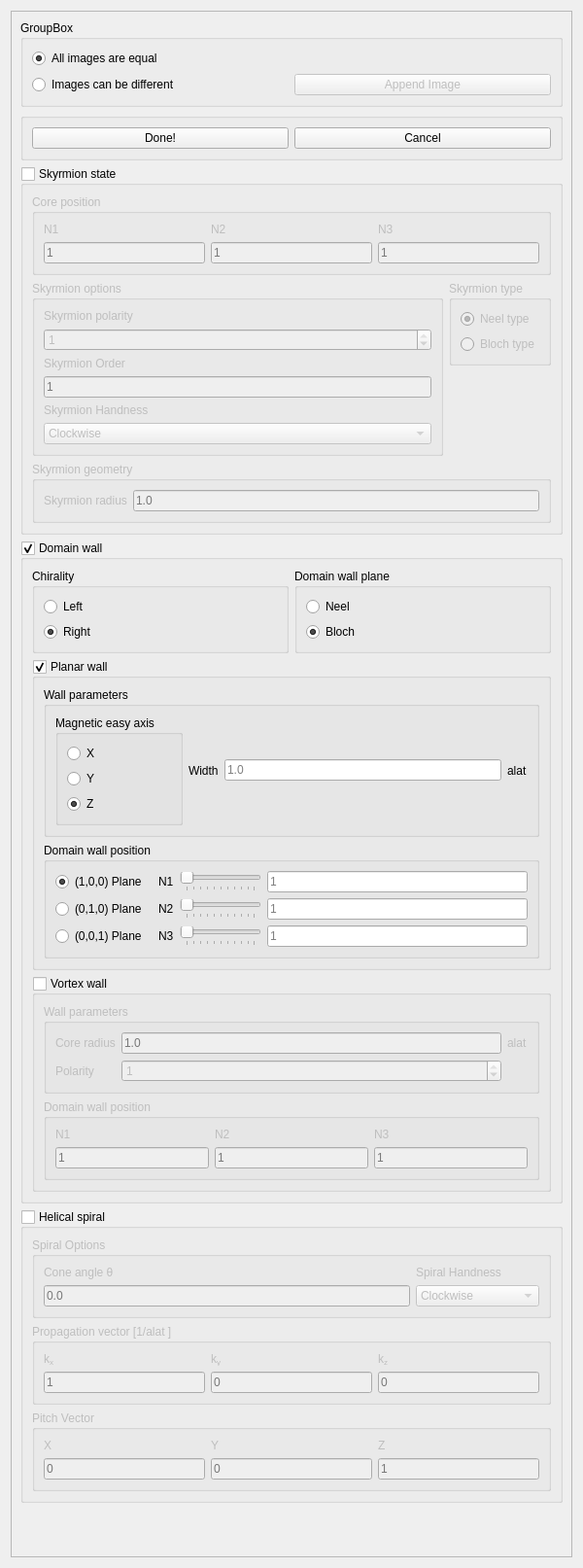
<?xml version="1.0" encoding="UTF-8"?>
<ui version="4.0">
 <class>InpRestartCreate</class>
 <widget class="QDialog" name="InpRestartCreate">
  <property name="geometry">
   <rect>
    <x>0</x>
    <y>0</y>
    <width>600</width>
    <height>1613</height>
   </rect>
  </property>
  <property name="minimumSize">
   <size>
    <width>600</width>
    <height>600</height>
   </size>
  </property>
  <property name="windowTitle">
   <string>Restartfile Creator</string>
  </property>
  <layout class="QVBoxLayout" name="verticalLayout_5">
   <item>
    <widget class="QScrollArea" name="scrollArea">
     <property name="widgetResizable">
      <bool>true</bool>
     </property>
     <widget class="QWidget" name="scrollAreaWidgetContents">
      <property name="geometry">
       <rect>
        <x>0</x>
        <y>0</y>
        <width>574</width>
        <height>1624</height>
       </rect>
      </property>
      <layout class="QVBoxLayout" name="verticalLayout_8">
       <item>
        <widget class="QGroupBox" name="groupBox">
         <property name="title">
          <string>GroupBox</string>
         </property>
         <layout class="QGridLayout" name="gridLayout_10">
          <item row="1" column="0">
           <widget class="QRadioButton" name="InpRestSingleEnsButton">
            <property name="text">
             <string>Images can be different</string>
            </property>
            <attribute name="buttonGroup">
             <string notr="true">EnsButtonGroup</string>
            </attribute>
           </widget>
          </item>
          <item row="0" column="0">
           <widget class="QRadioButton" name="InpRestFullEnsButton">
            <property name="text">
             <string>All images are equal</string>
            </property>
            <property name="checked">
             <bool>true</bool>
            </property>
            <attribute name="buttonGroup">
             <string notr="true">EnsButtonGroup</string>
            </attribute>
           </widget>
          </item>
          <item row="1" column="1">
           <widget class="QPushButton" name="InpRestAppendButton">
            <property name="enabled">
             <bool>false</bool>
            </property>
            <property name="text">
             <string>Append Image</string>
            </property>
           </widget>
          </item>
         </layout>
        </widget>
       </item>
       <item>
        <widget class="QGroupBox" name="FinisButtonBox">
         <property name="title">
          <string/>
         </property>
         <layout class="QHBoxLayout" name="horizontalLayout">
          <item>
           <widget class="QPushButton" name="InpRestartDone">
            <property name="text">
             <string>Done!</string>
            </property>
           </widget>
          </item>
          <item>
           <widget class="QPushButton" name="InpRestartCancel">
            <property name="text">
             <string>Cancel</string>
            </property>
           </widget>
          </item>
         </layout>
        </widget>
       </item>
       <item>
        <widget class="QGroupBox" name="SkxOptBox">
         <property name="toolTip">
          <string>&lt;html&gt;&lt;head/&gt;&lt;body&gt;&lt;p&gt;Generate a general skyrmion profile&lt;/p&gt;&lt;/body&gt;&lt;/html&gt;</string>
         </property>
         <property name="statusTip">
          <string>&lt;html&gt;&lt;head/&gt;&lt;body&gt;&lt;p&gt;Generate a general skyrmion profile&lt;/p&gt;&lt;/body&gt;&lt;/html&gt;</string>
         </property>
         <property name="whatsThis">
          <string>&lt;html&gt;&lt;head/&gt;&lt;body&gt;&lt;p&gt;Generate a general skyrmion profile&lt;/p&gt;&lt;/body&gt;&lt;/html&gt;</string>
         </property>
         <property name="title">
          <string>Skyrmion state</string>
         </property>
         <property name="checkable">
          <bool>true</bool>
         </property>
         <property name="checked">
          <bool>false</bool>
         </property>
         <layout class="QGridLayout" name="gridLayout_6">
          <item row="3" column="0" colspan="2">
           <widget class="QGroupBox" name="SkyrGeoBox">
            <property name="title">
             <string>Skyrmion geometry</string>
            </property>
            <layout class="QHBoxLayout" name="horizontalLayout_2">
             <item>
              <widget class="QLabel" name="InpSkxRadLabel">
               <property name="text">
                <string>Skyrmion radius</string>
               </property>
              </widget>
             </item>
             <item>
              <widget class="QLineEdit" name="InpSkxRad">
               <property name="placeholderText">
                <string>1.0</string>
               </property>
              </widget>
             </item>
            </layout>
           </widget>
          </item>
          <item row="0" column="0" colspan="2">
           <widget class="QGroupBox" name="SkxPosBox">
            <property name="title">
             <string>Core position</string>
            </property>
            <layout class="QGridLayout" name="gridLayout_5">
             <item row="1" column="0">
              <widget class="QLineEdit" name="SkPosN1">
               <property name="placeholderText">
                <string>1</string>
               </property>
              </widget>
             </item>
             <item row="0" column="0">
              <widget class="QLabel" name="SkPosN1Label">
               <property name="text">
                <string>N1</string>
               </property>
              </widget>
             </item>
             <item row="0" column="2">
              <widget class="QLabel" name="SkPosN3Label">
               <property name="text">
                <string>N3</string>
               </property>
              </widget>
             </item>
             <item row="0" column="1">
              <widget class="QLabel" name="SkPosN2Label">
               <property name="text">
                <string>N2</string>
               </property>
              </widget>
             </item>
             <item row="1" column="1">
              <widget class="QLineEdit" name="SkPosN2">
               <property name="placeholderText">
                <string>1</string>
               </property>
              </widget>
             </item>
             <item row="1" column="2">
              <widget class="QLineEdit" name="SkPosN3">
               <property name="placeholderText">
                <string>1</string>
               </property>
              </widget>
             </item>
            </layout>
           </widget>
          </item>
          <item row="1" column="0" rowspan="2">
           <widget class="QGroupBox" name="SkyrTopBox">
            <property name="title">
             <string>Skyrmion options</string>
            </property>
            <layout class="QVBoxLayout" name="verticalLayout_7">
             <item>
              <widget class="QLabel" name="InpSkyrPolLabel">
               <property name="text">
                <string>Skyrmion polarity</string>
               </property>
              </widget>
             </item>
             <item>
              <widget class="QSpinBox" name="InpSkyrPol">
               <property name="minimum">
                <number>-1</number>
               </property>
               <property name="maximum">
                <number>1</number>
               </property>
               <property name="singleStep">
                <number>2</number>
               </property>
               <property name="value">
                <number>1</number>
               </property>
              </widget>
             </item>
             <item>
              <widget class="QLabel" name="InpSkyrOrderLabel">
               <property name="text">
                <string>Skyrmion Order</string>
               </property>
              </widget>
             </item>
             <item>
              <widget class="QLineEdit" name="InpSkyrOrder">
               <property name="placeholderText">
                <string>1</string>
               </property>
              </widget>
             </item>
             <item>
              <widget class="QLabel" name="InpSkyrHandLabel">
               <property name="text">
                <string>Skyrmion Handness</string>
               </property>
              </widget>
             </item>
             <item>
              <widget class="QComboBox" name="InpSkyrHand">
               <property name="currentText">
                <string>Clockwise</string>
               </property>
               <property name="currentIndex">
                <number>0</number>
               </property>
               <property name="maxVisibleItems">
                <number>2</number>
               </property>
               <item>
                <property name="text">
                 <string>Clockwise</string>
                </property>
               </item>
               <item>
                <property name="text">
                 <string>Counterclockwise</string>
                </property>
               </item>
              </widget>
             </item>
            </layout>
           </widget>
          </item>
          <item row="1" column="1">
           <widget class="QGroupBox" name="SkyrTypeBox">
            <property name="title">
             <string>Skyrmion type</string>
            </property>
            <layout class="QVBoxLayout" name="verticalLayout_6">
             <item>
              <widget class="QRadioButton" name="SkxTypeNeel">
               <property name="text">
                <string>Neel type</string>
               </property>
               <property name="checked">
                <bool>true</bool>
               </property>
               <attribute name="buttonGroup">
                <string notr="true">SkyrTypeButtoonGroup</string>
               </attribute>
              </widget>
             </item>
             <item>
              <widget class="QRadioButton" name="SkxTypeBloch">
               <property name="text">
                <string>Bloch type</string>
               </property>
               <property name="checked">
                <bool>false</bool>
               </property>
               <attribute name="buttonGroup">
                <string notr="true">SkyrTypeButtoonGroup</string>
               </attribute>
              </widget>
             </item>
            </layout>
           </widget>
          </item>
         </layout>
        </widget>
       </item>
       <item>
        <widget class="QGroupBox" name="DWOptBox">
         <property name="title">
          <string>Domain wall</string>
         </property>
         <property name="checkable">
          <bool>true</bool>
         </property>
         <layout class="QGridLayout" name="gridLayout_7">
          <item row="1" column="0" colspan="2">
           <widget class="QGroupBox" name="InpDwTypeBox">
            <property name="title">
             <string>Planar wall</string>
            </property>
            <property name="checkable">
             <bool>true</bool>
            </property>
            <layout class="QVBoxLayout" name="verticalLayout">
             <item>
              <widget class="QGroupBox" name="DWPlanarParaBox">
               <property name="title">
                <string>Wall parameters</string>
               </property>
               <property name="checkable">
                <bool>false</bool>
               </property>
               <layout class="QGridLayout" name="gridLayout_4">
                <item row="0" column="1">
                 <widget class="QLabel" name="InpDWWidthLabel">
                  <property name="text">
                   <string>Width</string>
                  </property>
                 </widget>
                </item>
                <item row="0" column="2">
                 <widget class="QLineEdit" name="InpDWWidth">
                  <property name="placeholderText">
                   <string>1.0</string>
                  </property>
                 </widget>
                </item>
                <item row="0" column="3">
                 <widget class="QLabel" name="DWwidthalatlabel">
                  <property name="text">
                   <string>alat</string>
                  </property>
                 </widget>
                </item>
                <item row="0" column="0">
                 <widget class="QGroupBox" name="InpDWMagBox">
                  <property name="title">
                   <string>Magnetic easy axis</string>
                  </property>
                  <layout class="QGridLayout" name="gridLayout_2">
                   <item row="0" column="0">
                    <widget class="QRadioButton" name="InpDwMagMx">
                     <property name="text">
                      <string>X</string>
                     </property>
                     <attribute name="buttonGroup">
                      <string notr="true">DwEasyAxisGroup</string>
                     </attribute>
                    </widget>
                   </item>
                   <item row="1" column="0">
                    <widget class="QRadioButton" name="InpDwMagMy">
                     <property name="text">
                      <string>Y</string>
                     </property>
                     <attribute name="buttonGroup">
                      <string notr="true">DwEasyAxisGroup</string>
                     </attribute>
                    </widget>
                   </item>
                   <item row="2" column="0">
                    <widget class="QRadioButton" name="InpDwMagMz">
                     <property name="text">
                      <string>Z</string>
                     </property>
                     <property name="checked">
                      <bool>true</bool>
                     </property>
                     <attribute name="buttonGroup">
                      <string notr="true">DwEasyAxisGroup</string>
                     </attribute>
                    </widget>
                   </item>
                  </layout>
                 </widget>
                </item>
               </layout>
              </widget>
             </item>
             <item>
              <widget class="QGroupBox" name="IndDwPlanarPos">
               <property name="title">
                <string>Domain wall position</string>
               </property>
               <layout class="QGridLayout" name="gridLayout_9">
                <item row="1" column="2">
                 <widget class="QLabel" name="InpDWPosN2Label">
                  <property name="text">
                   <string>N2</string>
                  </property>
                 </widget>
                </item>
                <item row="0" column="2">
                 <widget class="QLabel" name="InpDWPosN1Label">
                  <property name="text">
                   <string>N1</string>
                  </property>
                 </widget>
                </item>
                <item row="2" column="0">
                 <widget class="QRadioButton" name="DWPlane_z">
                  <property name="text">
                   <string>(0,0,1) Plane</string>
                  </property>
                  <attribute name="buttonGroup">
                   <string notr="true">DWPlaneGroup</string>
                  </attribute>
                 </widget>
                </item>
                <item row="1" column="0">
                 <widget class="QRadioButton" name="DWPlane_y">
                  <property name="text">
                   <string>(0,1,0) Plane</string>
                  </property>
                  <attribute name="buttonGroup">
                   <string notr="true">DWPlaneGroup</string>
                  </attribute>
                 </widget>
                </item>
                <item row="2" column="2">
                 <widget class="QLabel" name="InpDWPosN3Label">
                  <property name="text">
                   <string>N3</string>
                  </property>
                 </widget>
                </item>
                <item row="0" column="3" colspan="2">
                 <widget class="QSlider" name="InpDWPosN1Slider">
                  <property name="orientation">
                   <enum>Qt::Horizontal</enum>
                  </property>
                  <property name="tickPosition">
                   <enum>QSlider::TicksBelow</enum>
                  </property>
                 </widget>
                </item>
                <item row="1" column="5">
                 <widget class="QLineEdit" name="InpDWPosN2">
                  <property name="placeholderText">
                   <string>1</string>
                  </property>
                 </widget>
                </item>
                <item row="0" column="0" colspan="2">
                 <widget class="QRadioButton" name="DWPlane_x">
                  <property name="text">
                   <string>(1,0,0) Plane</string>
                  </property>
                  <property name="checked">
                   <bool>true</bool>
                  </property>
                  <attribute name="buttonGroup">
                   <string notr="true">DWPlaneGroup</string>
                  </attribute>
                 </widget>
                </item>
                <item row="2" column="5">
                 <widget class="QLineEdit" name="InpDWPosN3">
                  <property name="placeholderText">
                   <string>1</string>
                  </property>
                 </widget>
                </item>
                <item row="0" column="5">
                 <widget class="QLineEdit" name="InpDWPosN1">
                  <property name="placeholderText">
                   <string>1</string>
                  </property>
                 </widget>
                </item>
                <item row="1" column="3" colspan="2">
                 <widget class="QSlider" name="InpDWPosN2Slider">
                  <property name="orientation">
                   <enum>Qt::Horizontal</enum>
                  </property>
                  <property name="tickPosition">
                   <enum>QSlider::TicksBelow</enum>
                  </property>
                 </widget>
                </item>
                <item row="2" column="3" colspan="2">
                 <widget class="QSlider" name="InpDWPosN3Slider">
                  <property name="orientation">
                   <enum>Qt::Horizontal</enum>
                  </property>
                  <property name="tickPosition">
                   <enum>QSlider::TicksBelow</enum>
                  </property>
                 </widget>
                </item>
               </layout>
              </widget>
             </item>
            </layout>
           </widget>
          </item>
          <item row="2" column="0" colspan="2">
           <widget class="QGroupBox" name="InpDWVortex">
            <property name="title">
             <string>Vortex wall</string>
            </property>
            <property name="checkable">
             <bool>true</bool>
            </property>
            <property name="checked">
             <bool>false</bool>
            </property>
            <layout class="QVBoxLayout" name="verticalLayout_2">
             <item>
              <widget class="QGroupBox" name="DwVortexParaBox">
               <property name="title">
                <string>Wall parameters</string>
               </property>
               <layout class="QGridLayout" name="gridLayout_3">
                <item row="0" column="1">
                 <widget class="QLineEdit" name="InpDWCoreRad">
                  <property name="placeholderText">
                   <string>1.0</string>
                  </property>
                 </widget>
                </item>
                <item row="1" column="0">
                 <widget class="QLabel" name="DWCorePolLabel">
                  <property name="text">
                   <string>Polarity</string>
                  </property>
                 </widget>
                </item>
                <item row="0" column="0">
                 <widget class="QLabel" name="InpDWCoreRadLabel">
                  <property name="text">
                   <string>Core radius</string>
                  </property>
                 </widget>
                </item>
                <item row="1" column="1">
                 <widget class="QSpinBox" name="DwCorPol">
                  <property name="minimum">
                   <number>-1</number>
                  </property>
                  <property name="maximum">
                   <number>1</number>
                  </property>
                  <property name="singleStep">
                   <number>2</number>
                  </property>
                  <property name="value">
                   <number>1</number>
                  </property>
                 </widget>
                </item>
                <item row="0" column="2">
                 <widget class="QLabel" name="DWcorealatlabel">
                  <property name="text">
                   <string>alat</string>
                  </property>
                 </widget>
                </item>
               </layout>
              </widget>
             </item>
             <item>
              <widget class="QGroupBox" name="DWVortexPosBox">
               <property name="title">
                <string>Domain wall position</string>
               </property>
               <layout class="QGridLayout" name="gridLayout">
                <item row="0" column="0">
                 <widget class="QLabel" name="DwCorPosN1Label">
                  <property name="text">
                   <string>N1</string>
                  </property>
                 </widget>
                </item>
                <item row="0" column="1">
                 <widget class="QLabel" name="DwCorPosN2Label">
                  <property name="text">
                   <string>N2</string>
                  </property>
                 </widget>
                </item>
                <item row="0" column="2">
                 <widget class="QLabel" name="DwCorPosN3Label">
                  <property name="text">
                   <string>N3</string>
                  </property>
                 </widget>
                </item>
                <item row="1" column="0">
                 <widget class="QLineEdit" name="DwCorPosN1">
                  <property name="placeholderText">
                   <string>1</string>
                  </property>
                 </widget>
                </item>
                <item row="1" column="1">
                 <widget class="QLineEdit" name="DwCorPosN2">
                  <property name="placeholderText">
                   <string>1</string>
                  </property>
                 </widget>
                </item>
                <item row="1" column="2">
                 <widget class="QLineEdit" name="DwCorPosN3">
                  <property name="placeholderText">
                   <string>1</string>
                  </property>
                 </widget>
                </item>
               </layout>
              </widget>
             </item>
            </layout>
           </widget>
          </item>
          <item row="0" column="1">
           <widget class="QGroupBox" name="InpDWTypeBox">
            <property name="title">
             <string>Domain wall plane</string>
            </property>
            <layout class="QGridLayout" name="gridLayout_11">
             <item row="0" column="0">
              <widget class="QRadioButton" name="InpDwNeel">
               <property name="text">
                <string>Neel</string>
               </property>
               <attribute name="buttonGroup">
                <string notr="true">DWTypeGroup</string>
               </attribute>
              </widget>
             </item>
             <item row="1" column="0">
              <widget class="QRadioButton" name="InpDwBloch">
               <property name="text">
                <string>Bloch</string>
               </property>
               <property name="checked">
                <bool>true</bool>
               </property>
               <attribute name="buttonGroup">
                <string notr="true">DWTypeGroup</string>
               </attribute>
              </widget>
             </item>
            </layout>
           </widget>
          </item>
          <item row="0" column="0">
           <widget class="QGroupBox" name="groupBox_5">
            <property name="title">
             <string>Chirality</string>
            </property>
            <layout class="QVBoxLayout" name="verticalLayout_3">
             <item>
              <widget class="QRadioButton" name="DwChirLeft">
               <property name="text">
                <string>Left</string>
               </property>
               <attribute name="buttonGroup">
                <string notr="true">DWChirGroup</string>
               </attribute>
              </widget>
             </item>
             <item>
              <widget class="QRadioButton" name="DwChirRight">
               <property name="text">
                <string>Right</string>
               </property>
               <property name="checked">
                <bool>true</bool>
               </property>
               <attribute name="buttonGroup">
                <string notr="true">DWChirGroup</string>
               </attribute>
              </widget>
             </item>
            </layout>
           </widget>
          </item>
         </layout>
        </widget>
       </item>
       <item>
        <widget class="QGroupBox" name="HLOptBox">
         <property name="title">
          <string>Helical spiral</string>
         </property>
         <property name="checkable">
          <bool>true</bool>
         </property>
         <property name="checked">
          <bool>false</bool>
         </property>
         <layout class="QVBoxLayout" name="verticalLayout_4">
          <item>
           <widget class="QGroupBox" name="InpHLOptBox">
            <property name="title">
             <string>Spiral Options</string>
            </property>
            <layout class="QGridLayout" name="gridLayout_14">
             <item row="1" column="0">
              <widget class="QLineEdit" name="InpHLConeAngle">
               <property name="placeholderText">
                <string>0.0</string>
               </property>
              </widget>
             </item>
             <item row="0" column="0">
              <widget class="QLabel" name="HLConeLabel">
               <property name="text">
                <string>Cone angle &amp;theta</string>
               </property>
               <property name="textFormat">
                <enum>Qt::RichText</enum>
               </property>
              </widget>
             </item>
             <item row="0" column="1">
              <widget class="QLabel" name="InpHLHandnessLabel">
               <property name="text">
                <string>Spiral Handness</string>
               </property>
              </widget>
             </item>
             <item row="1" column="1">
              <widget class="QComboBox" name="InpHLHandness">
               <property name="maxVisibleItems">
                <number>2</number>
               </property>
               <item>
                <property name="text">
                 <string>Clockwise</string>
                </property>
               </item>
               <item>
                <property name="text">
                 <string>Counterclockwise</string>
                </property>
               </item>
              </widget>
             </item>
            </layout>
           </widget>
          </item>
          <item>
           <widget class="QGroupBox" name="HLKvectorBox">
            <property name="title">
             <string>Propagation vector [1/alat ]</string>
            </property>
            <layout class="QGridLayout" name="gridLayout_8">
             <item row="0" column="0">
              <widget class="QLabel" name="HLKXLabel">
               <property name="text">
                <string>k&lt;sub&gt;x&lt;sub&gt;</string>
               </property>
              </widget>
             </item>
             <item row="0" column="1">
              <widget class="QLabel" name="HLKYLabel">
               <property name="text">
                <string>k&lt;sub&gt;y&lt;sub&gt;</string>
               </property>
              </widget>
             </item>
             <item row="0" column="2">
              <widget class="QLabel" name="HLKZLabel">
               <property name="text">
                <string>k&lt;sub&gt;z&lt;sub&gt;</string>
               </property>
              </widget>
             </item>
             <item row="1" column="0">
              <widget class="QLineEdit" name="HLKX">
               <property name="placeholderText">
                <string>1</string>
               </property>
              </widget>
             </item>
             <item row="1" column="1">
              <widget class="QLineEdit" name="HLKY">
               <property name="placeholderText">
                <string>0</string>
               </property>
              </widget>
             </item>
             <item row="1" column="2">
              <widget class="QLineEdit" name="HLKZ">
               <property name="placeholderText">
                <string>0</string>
               </property>
              </widget>
             </item>
            </layout>
           </widget>
          </item>
          <item>
           <widget class="QGroupBox" name="HLPitchvectorBox">
            <property name="title">
             <string>Pitch Vector</string>
            </property>
            <layout class="QGridLayout" name="gridLayout_13">
             <item row="0" column="1">
              <widget class="QLabel" name="InpHLPitchYLabel">
               <property name="text">
                <string>Y</string>
               </property>
              </widget>
             </item>
             <item row="0" column="2">
              <widget class="QLabel" name="InpHLPitchZLabel">
               <property name="text">
                <string>Z</string>
               </property>
              </widget>
             </item>
             <item row="0" column="0">
              <widget class="QLabel" name="InpHLPitchXLabel">
               <property name="text">
                <string>X</string>
               </property>
              </widget>
             </item>
             <item row="1" column="0">
              <widget class="QLineEdit" name="InpHLPitchX">
               <property name="placeholderText">
                <string>0</string>
               </property>
              </widget>
             </item>
             <item row="1" column="1">
              <widget class="QLineEdit" name="InpHLPitchY">
               <property name="placeholderText">
                <string>0</string>
               </property>
              </widget>
             </item>
             <item row="1" column="2">
              <widget class="QLineEdit" name="InpHLPitchZ">
               <property name="placeholderText">
                <string>1</string>
               </property>
              </widget>
             </item>
            </layout>
           </widget>
          </item>
         </layout>
        </widget>
       </item>
       <item>
        <spacer name="verticalSpacer">
         <property name="orientation">
          <enum>Qt::Vertical</enum>
         </property>
         <property name="sizeHint" stdset="0">
          <size>
           <width>20</width>
           <height>40</height>
          </size>
         </property>
        </spacer>
       </item>
      </layout>
     </widget>
    </widget>
   </item>
  </layout>
 </widget>
 <resources/>
 <connections/>
 <buttongroups>
  <buttongroup name="DWPlaneGroup"/>
  <buttongroup name="DWChirGroup"/>
  <buttongroup name="DwEasyAxisGroup"/>
  <buttongroup name="DWTypeGroup"/>
  <buttongroup name="SkyrTypeButtoonGroup"/>
  <buttongroup name="EnsButtonGroup"/>
 </buttongroups>
</ui>
